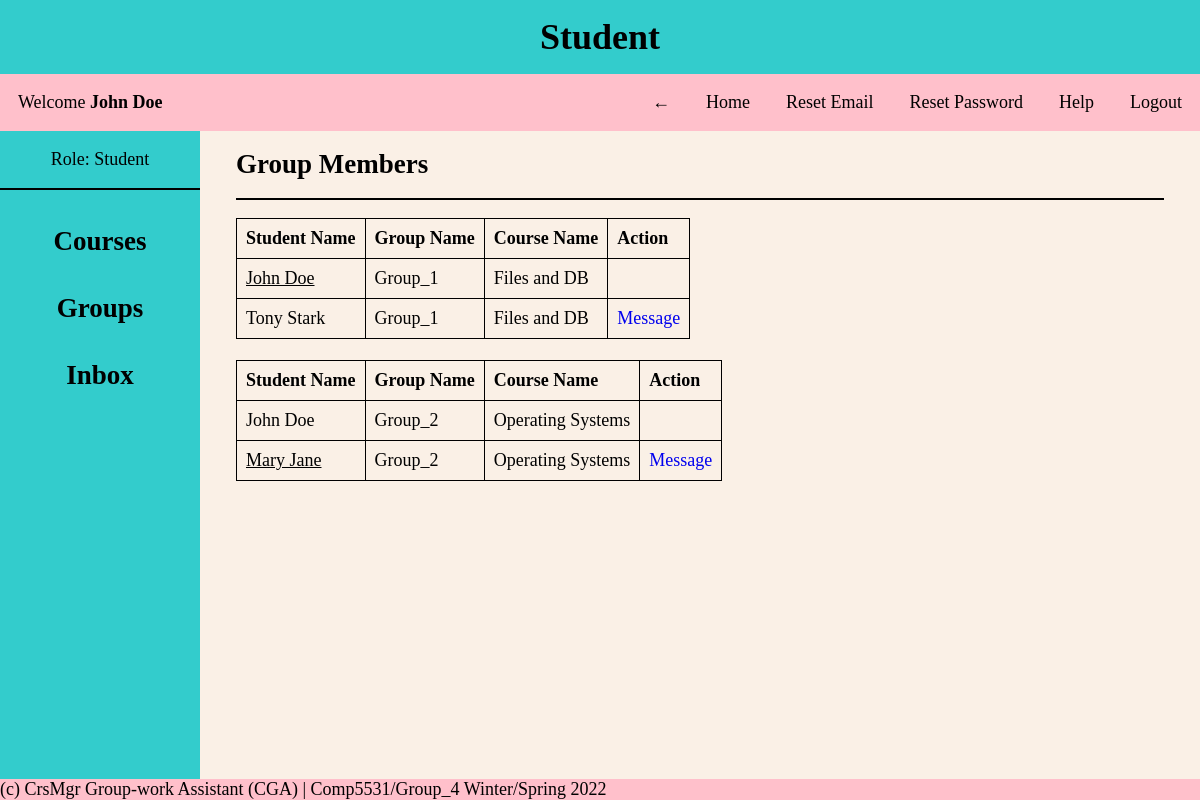
Before: /pages/student.php?page=inbox-home (signed in) with the older database file.
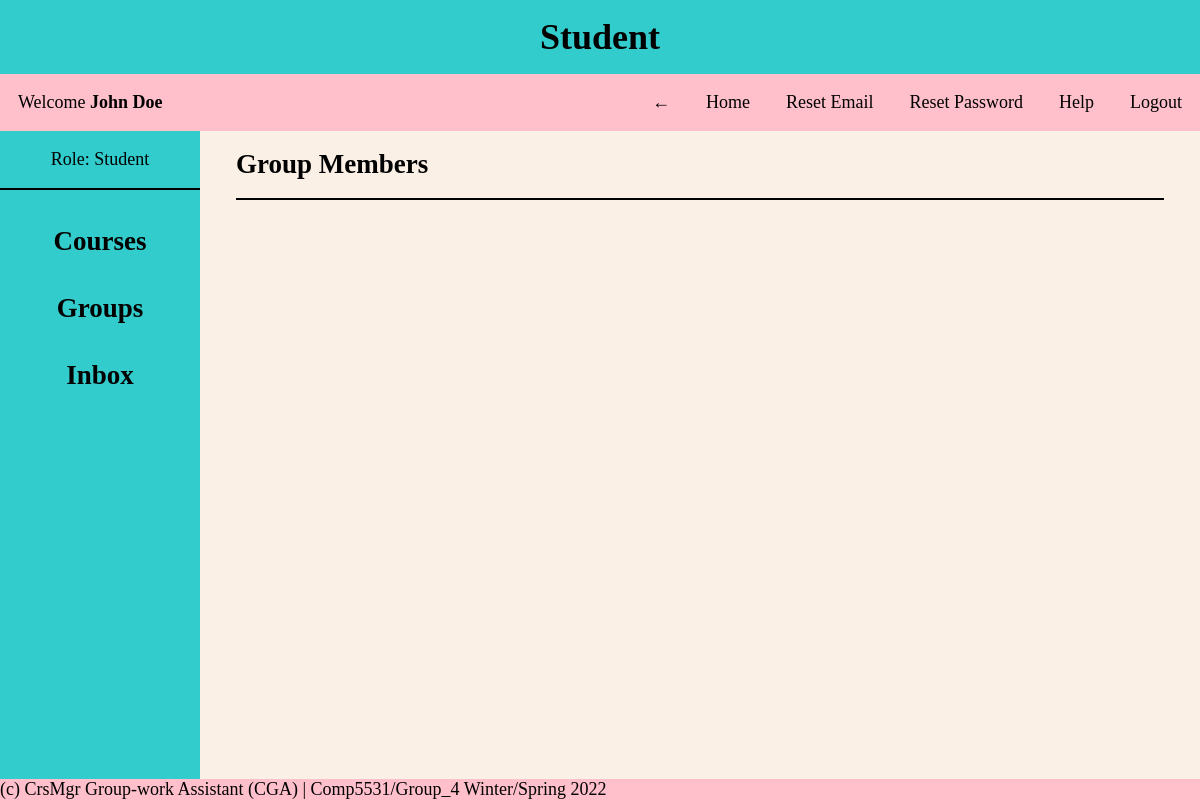
After: the same page with the newer database file.
### tables this page shows
CREATE TABLE Member_of_Group
(
  student_id INT NOT NULL,
  group_id INT NOT NULL,
  FOREIGN KEY (student_id) REFERENCES Student(student_id) ON DELETE CASCADE ON UPDATE CASCADE,
  FOREIGN KEY (group_id) REFERENCES Student_Groups(group_id) ON DELETE CASCADE ON UPDATE CASCADE
);

CREATE TABLE Student_Groups
(
  group_id INT NOT NULL AUTO_INCREMENT PRIMARY KEY,
  group_name VARCHAR(30) NOT NULL,
  group_leader_sid INT NOT NULL
);

CREATE TABLE Users
(
  user_id INT NOT NULL AUTO_INCREMENT PRIMARY KEY,
  first_name VARCHAR(30) NOT NULL,
  last_name VARCHAR(30) NOT NULL,
  dob DATE NOT NULL,
  email VARCHAR(30) NOT NULL UNIQUE,
  username VARCHAR(30) NOT NULL UNIQUE,
  password VARCHAR(30) NOT NULL,
  created_on DATETIME DEFAULT CURRENT_TIMESTAMP,
  first_login TINYINT NOT NULL,
  role_id INT NOT NULL,
  FOREIGN KEY (role_id) REFERENCES Roles(role_id)
);

CREATE TABLE Course
(
  course_id INT NOT NULL AUTO_INCREMENT PRIMARY KEY,
  course_name VARCHAR(30) NOT NULL UNIQUE,
  course_number INT NOT NULL UNIQUE
);

### helper/functions.php (called while the page is built, shortened)
<?php
function get_records_where($table, $key, $value)
{
    global $conn;
    $query = "SELECT * FROM $table WHERE $key='$value'";
    $result = mysqli_query($conn, $query);
    return $result;
}
function isGroupLeader($student_id, $group_id)
{
    global $conn;
    $query = "SELECT * FROM student_groups WHERE group_leader_sid='$student_id' AND group_id='$group_id'";
    $result = mysqli_query($conn, $query);
    if (mysqli_num_rows($result) > 0) {
        return true;
    }
    return false;
}
function isStudent()
{
    if (isset($_SESSION['role_id']) && $_SESSION['role_id'] == 4) {
        return true;
    }
    return false;
}

### inbox/inbox-home.php (the view, shortened to what this page needs)
<?php
$session_user_id = $_SESSION['user_id'];
?>
<div class="content-body">
    <?php if (isStudent()) {
        $student_id = mysqli_fetch_assoc(get_records_where('student', 'user_id', $session_user_id))['student_id'];
        $groups = get_records_where('member_of_group', 'student_id', $student_id);
        echo "<h2>Group Members</h2><hr>";
        foreach ($groups as $row) {
            $query = "SELECT g.*, c.*, st.*, u.* FROM student_groups as g
            JOIN member_of_group as mg ON mg.group_id = g.group_id
            JOIN student as st ON st.student_id = mg.student_id
            JOIN users as u ON u.user_id = st.user_id
            JOIN group_of_course as gc ON gc.group_id = g.group_id
            JOIN course as c ON c.course_id = gc.course_id
            WHERE g.group_id = '$row[group_id]'
            ORDER BY g.group_id ASC";
            $group_info = mysqli_query($conn, $query);
    ?>
            <div class="group-content">
                <table>
                    <thead>
                        <tr>
                            <th>Student Name</th>
                            <th>Group Name</th>
                            <th>Course Name</th>
                            <th>Action</th>
                        </tr>
                    </thead>
                    <tbody>
                        <?php
                        foreach ($group_info as $row) {
                            $user_id = $row['user_id'];
                            $group_id = $row['group_id'];
                            $group_name = $row['group_name'];
                            $student_name = $row['first_name'] . " " . $row['last_name'];
                            $course_name = $row['course_name'];
                            $student_id = $row['student_id'];
                        ?>
                            <tr>
                                <?php if (isGroupLeader($student_id, $group_id)) { ?>
                                    <td><u><?= $student_name ?></u></td>
                                <?php } else { ?>
                                    <td><?= $student_name ?></td>
                                <?php } ?>
                                <td><?= $group_name ?></td>
                                <td><?= $course_name ?></td>
                                <?php if ($user_id != $session_user_id) { ?>
                                    <td><a href="?page=inbox-messages&receiver_id=<?= $user_id ?>">Message</a></td>
                                <?php } ?>
                            </tr>
                        <?php } ?>
                    </tbody>
                </table>
            </div>
            <br>
        <?php } ?>
    <?php } ?>
</div>

Changed rows visible on the page:
removed student_groups: users.first_name+last_name "John Doe", group_name "Group_1", course.course_name "Files and DB", users.first_name+last_name "Tony Stark"
removed student_groups: users.first_name+last_name "John Doe", group_name "Group_2", course.course_name "Operating Systems", users.first_name+last_name "Mary Jane"
